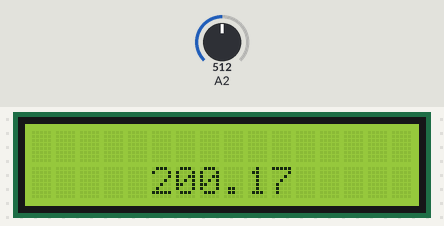
Simulated run of this sketch. Board: Arduino Uno, built with avr-gcc and run on an emulated ATmega328P. Shown: 16×2 character LCD. Inputs (shaded band) come from the test bench; at power-on: A2 = 512.

Above: at 1.2 s.
1.3 s: A2 set to 716
At 3.2 s:
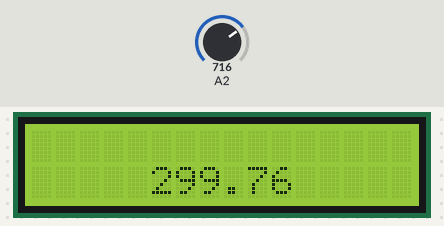
3.5 s: A2 set to 900
At 4.9 s:
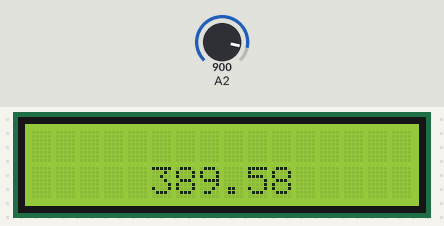
5.5 s: A2 set to 1023
At 6.6 s:
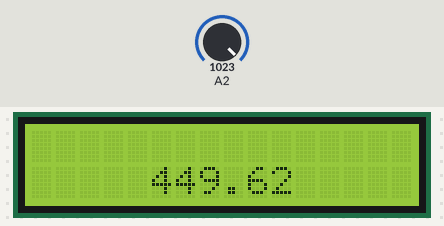
Timing chart, 0 to 8.5 s (numbered marks = the images above; inputs shaded):
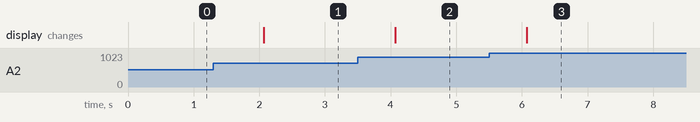

The sketch:

projeto_do_curso_de_extens_o1.ino
```cpp
// C++ code
//
#include <LiquidCrystal.h>

LiquidCrystal lcd_6(12, 13, 7, 6, 5, 4);

void setup()
{
  lcd_6.begin(16, 2); // Set up the number of columns and rows on the LCD.
  pinMode(A2, INPUT);
}

void loop()
{
  lcd_6.setCursor(5, 1);
  lcd_6.print((-40 + 0.488155 * (analogRead(A2) - 20)));
  delay(1000); // Wait for 1000 millisecond(s)
}
```

Measured:
- after the input at 1.3 s, the display: changes after 0.77 s (image 1)
- after the input at 3.5 s, the display: changes after 0.57 s (image 2)
- after the input at 5.5 s, the display: changes after 0.57 s (image 3)
